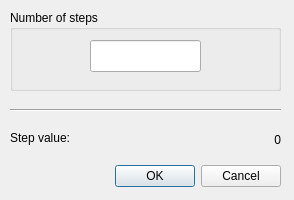
<?xml version="1.0" encoding="UTF-8"?>
<ui version="4.0">
 <class>DialogThrottleModeSettings</class>
 <widget class="QDialog" name="DialogThrottleModeSettings">
  <property name="geometry">
   <rect>
    <x>0</x>
    <y>0</y>
    <width>294</width>
    <height>200</height>
   </rect>
  </property>
  <property name="windowTitle">
   <string>Dialog</string>
  </property>
  <widget class="QDialogButtonBox" name="buttonBox">
   <property name="geometry">
    <rect>
     <x>70</x>
     <y>160</y>
     <width>211</width>
     <height>32</height>
    </rect>
   </property>
   <property name="orientation">
    <enum>Qt::Horizontal</enum>
   </property>
   <property name="standardButtons">
    <set>QDialogButtonBox::Cancel|QDialogButtonBox::Ok</set>
   </property>
  </widget>
  <widget class="QGroupBox" name="groupBox">
   <property name="geometry">
    <rect>
     <x>10</x>
     <y>10</y>
     <width>271</width>
     <height>81</height>
    </rect>
   </property>
   <property name="title">
    <string>Number of steps</string>
   </property>
   <widget class="QLineEdit" name="inputStep">
    <property name="geometry">
     <rect>
      <x>80</x>
      <y>30</y>
      <width>111</width>
      <height>32</height>
     </rect>
    </property>
   </widget>
  </widget>
  <widget class="QLabel" name="label">
   <property name="geometry">
    <rect>
     <x>10</x>
     <y>130</y>
     <width>91</width>
     <height>16</height>
    </rect>
   </property>
   <property name="text">
    <string>Step value:</string>
   </property>
  </widget>
  <widget class="Line" name="line">
   <property name="geometry">
    <rect>
     <x>10</x>
     <y>100</y>
     <width>271</width>
     <height>20</height>
    </rect>
   </property>
   <property name="orientation">
    <enum>Qt::Horizontal</enum>
   </property>
  </widget>
  <widget class="QLabel" name="labelStepValue">
   <property name="geometry">
    <rect>
     <x>160</x>
     <y>130</y>
     <width>121</width>
     <height>20</height>
    </rect>
   </property>
   <property name="text">
    <string>0</string>
   </property>
   <property name="alignment">
    <set>Qt::AlignRight|Qt::AlignTrailing|Qt::AlignVCenter</set>
   </property>
  </widget>
 </widget>
 <resources/>
 <connections>
  <connection>
   <sender>buttonBox</sender>
   <signal>accepted()</signal>
   <receiver>DialogThrottleModeSettings</receiver>
   <slot>accept()</slot>
   <hints>
    <hint type="sourcelabel">
     <x>248</x>
     <y>254</y>
    </hint>
    <hint type="destinationlabel">
     <x>157</x>
     <y>274</y>
    </hint>
   </hints>
  </connection>
  <connection>
   <sender>buttonBox</sender>
   <signal>rejected()</signal>
   <receiver>DialogThrottleModeSettings</receiver>
   <slot>reject()</slot>
   <hints>
    <hint type="sourcelabel">
     <x>316</x>
     <y>260</y>
    </hint>
    <hint type="destinationlabel">
     <x>286</x>
     <y>274</y>
    </hint>
   </hints>
  </connection>
 </connections>
</ui>
